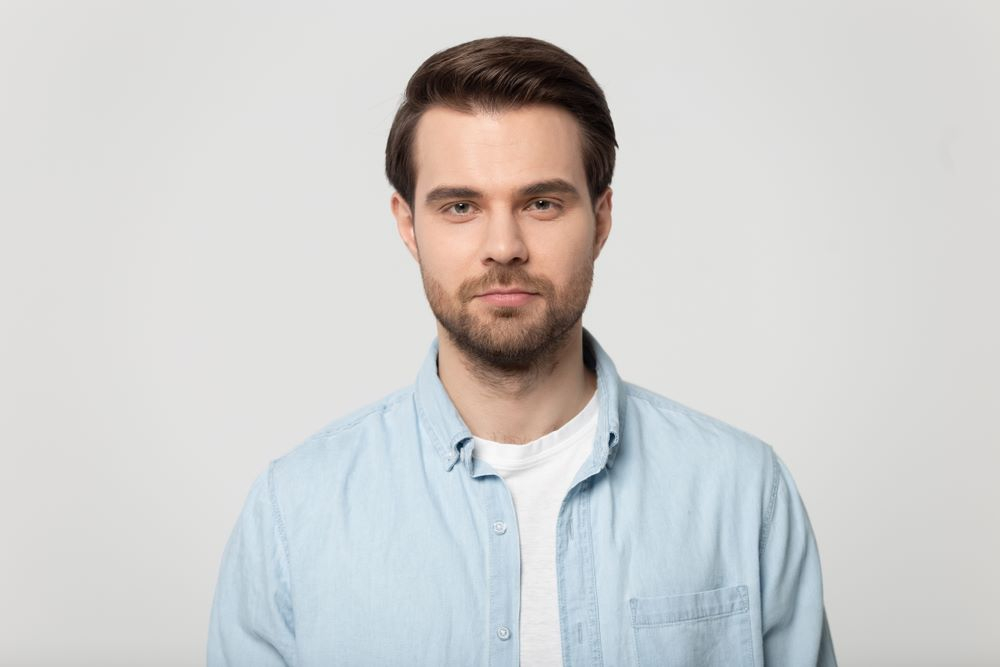
#> input picture data.png, 1000 x 667 px
$ python detect.py
#> lines starting #> are read from the running program, lines starting #| are printed output that depends on the picture; after the words box and inside, x2 and y2 are one past the last pixel; in counts of white or black regions, pixels touching at a corner belong together
import cv2
import os

# --- Dosya yolu (Türkçe karakter yok) ---
img_path = r"data.png"

# Resmi oku
img = cv2.imread(img_path)
#> img is the input picture: shape (667, 1000, 3); mean B, G, R 206.7, 207.7, 208
if img is None:
    raise FileNotFoundError(f"Resim okunamadı: {img_path}")

# Haar cascade yükle
cascade_path = cv2.data.haarcascades + "haarcascade_frontalface_default.xml"
if not os.path.exists(cascade_path):
    raise FileNotFoundError(f"Cascade dosyası bulunamadı: {cascade_path}")

face_cascade = cv2.CascadeClassifier(cascade_path)

# Griye çevir ve yüzleri bul
gray = cv2.cvtColor(img, cv2.COLOR_BGR2GRAY)
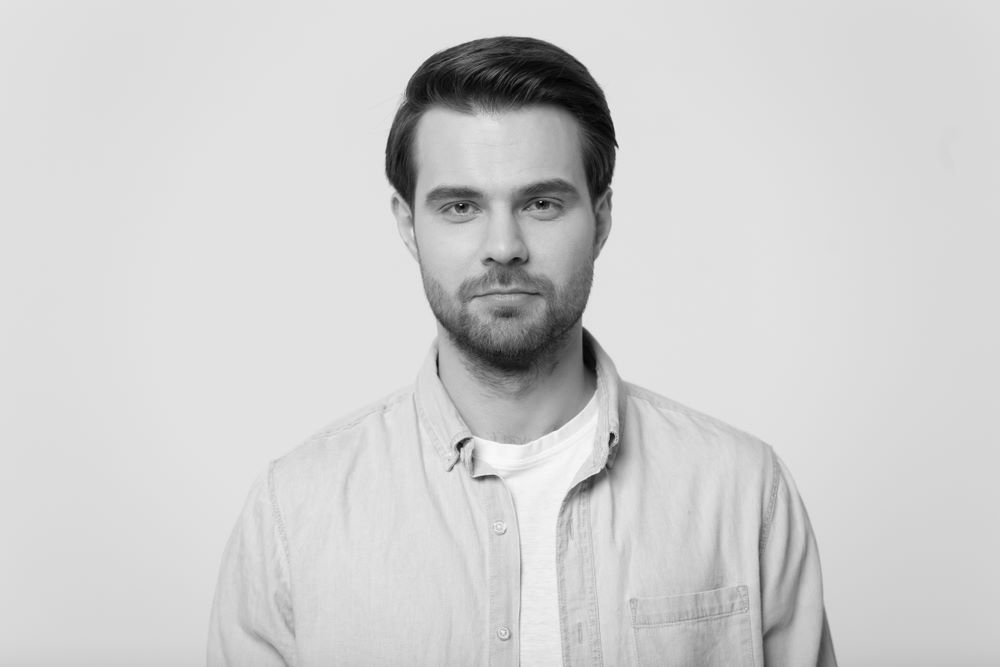
#> gray: shape (667, 1000); min 1, max 251, mean 207.8
faces = face_cascade.detectMultiScale(gray, 1.3, 4)
#> faces = [[388, 118, 229, 229]]

# Dikdörtgen çiz
for (x, y, w, h) in faces:
    cv2.rectangle(img, (x, y), (x + w, y + h), (0, 0, 255), 2)
#> this loop made 1 pass
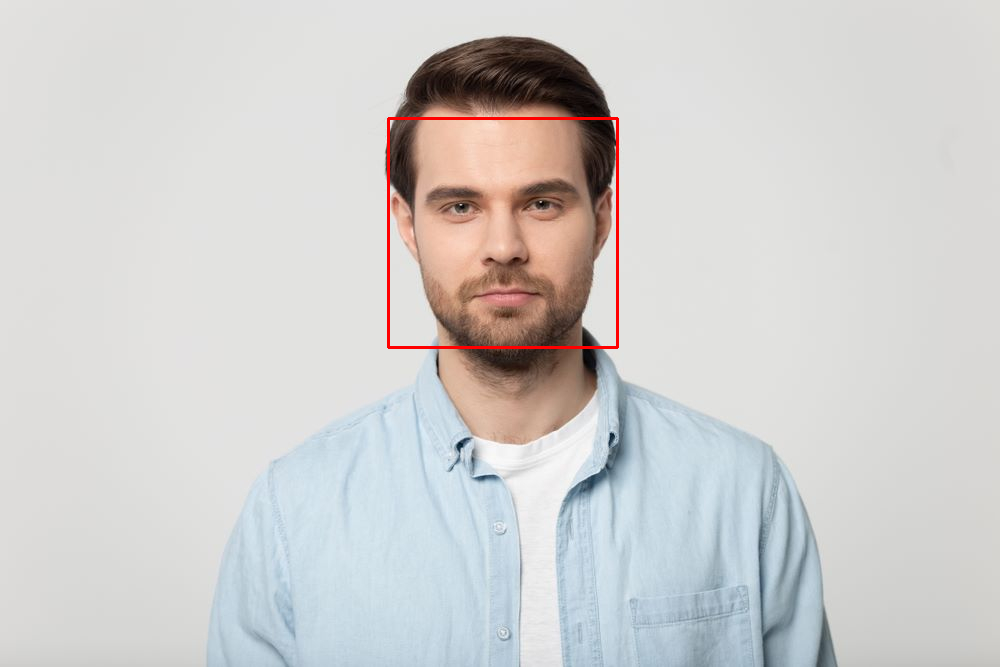
#> img: shape (667, 1000, 3); 0.41% of pixels changed, all inside (x1, y1, x2, y2) = (387, 117, 619, 349)

# Görüntüyü göster
cv2.imshow("img", img)
cv2.waitKey(0)
cv2.destroyAllWindows()
